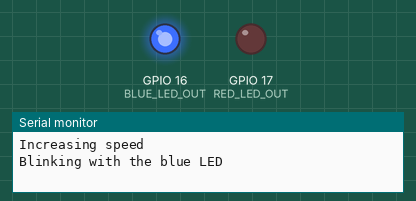
A program run on a simulated ESP32-S3. Shown: output pins drawn as LEDs (lit = HIGH), the last lines printed to the serial monitor.

Above: at 1.5 s.
At 7.5 s:
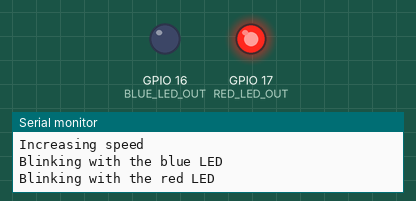
At 46.9 s:
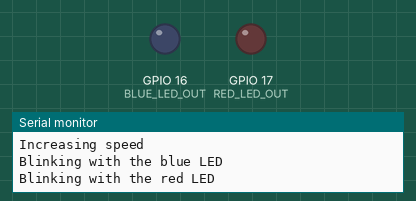
Timing chart, 0 to 50.9 s (numbered marks = the images above):
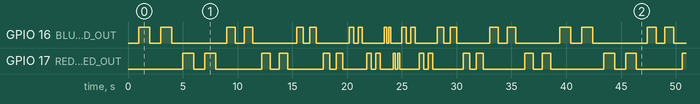

The program:

main.cpp
```cpp
#include <Arduino.h>

#define BLUE_LED_OUT 16
#define RED_LED_OUT 17
#define N_BLINKS 2
#define START_GAP 1000
#define GAP_STEP 200

uint16_t current_gap = START_GAP;
int16_t gap_delta = 0;

void blink(uint8_t pin, uint16_t times, uint16_t delayTime);

void setup() {
    Serial.begin(115200);
    delay(1000);

    pinMode(BLUE_LED_OUT, OUTPUT);
    pinMode(RED_LED_OUT, OUTPUT);

    digitalWrite(BLUE_LED_OUT, LOW);
    digitalWrite(RED_LED_OUT, LOW);
}

void blink(uint8_t pin, uint16_t times, uint16_t delayTime) {
    for (uint16_t i = 0; i < times; i++) {
        digitalWrite(pin, HIGH);
        delay(delayTime);
        digitalWrite(pin, LOW);
        delay(delayTime);
    }
}

void loop() {
  if (current_gap >= START_GAP) {
    Serial.println("Increasing speed");
    gap_delta = -GAP_STEP;
  }
  if (current_gap <= GAP_STEP) {
    Serial.println("Decreasing speed");
    gap_delta = GAP_STEP;
  }
  Serial.println("Blinking with the blue LED");
  blink(BLUE_LED_OUT, 2, current_gap);
  Serial.println("Blinking with the red LED");
  blink(RED_LED_OUT, 2, current_gap);
  current_gap += gap_delta;
  Serial.print("Gap updated. Current gap = ");
  Serial.println(current_gap);
}
```

Measured:
- by itself, GPIO 16 (BLUE_LED_OUT), GPIO 17 (RED_LED_OUT): moves between LOW and HIGH, repeating every 38.4 s
- by itself, everything shown: repeats every 38.4 s, in 64 steps
